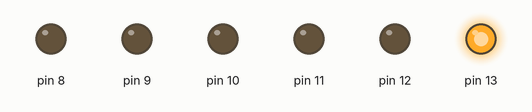
Recording of a sketch running on a simulated Arduino Uno, built with avr-gcc and run on an emulated ATmega328P. Parts: output pins drawn as LEDs (lit = HIGH).

Above: at 0.2 s.
At 1.2 s:
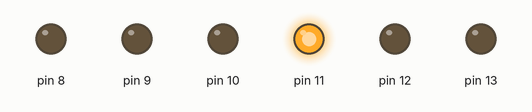
At 1.7 s:
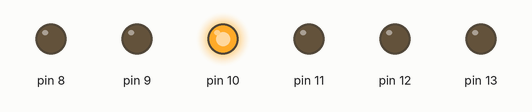
At 2.2 s:
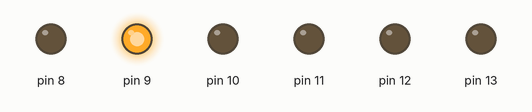
At 3.7 s:
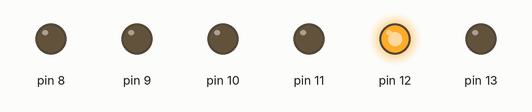
At 5.7 s:
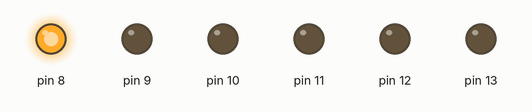
Timing chart, 0 to 6.9 s (numbered marks = the images above):
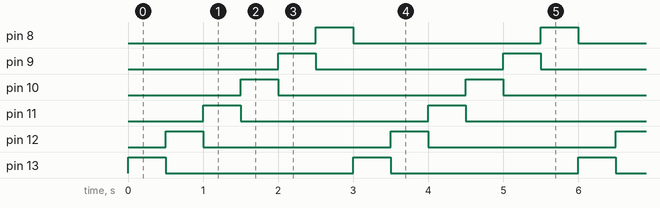

Measured:
- by itself, pin 8–13: alternates HIGH for 0.50 s and LOW for 2.5 s
- by itself, everything shown: repeats every 3.0 s, in 7 steps

The sketch:

beautyPin.ino
```cpp
int timer=500;
void setup()
{
  for(int pin=8;pin<14;pin++){
    pinMode(pin,OUTPUT);
  }
}

void loop()
{
  // <<
  /*for(int thisPin=8;thisPin<14;thisPin++){
    digitalWrite(thisPin,HIGH);
    delay(timer);
    digitalWrite(thisPin,LOW);
  }*/
  // >>
  for(int thisPin=13;thisPin>7;thisPin--){
    digitalWrite(thisPin,HIGH);
    delay(timer);
    digitalWrite(thisPin,LOW);
  }
}
```
